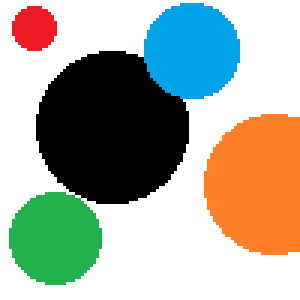
#> input picture c_04_curve_fitting/site_docs/ex4/circles.bmp, 100 x 100 px (shown 3 times larger)
$ jupyter execute --allow-errors ex4.ipynb
#> lines starting #> are read from the running program, lines starting #| are printed output that depends on the picture; after the words box and inside, x2 and y2 are one past the last pixel; in counts of white or black regions, pixels touching at a corner belong together
# EX4: Circle Hough transform
In the ex. we will implement step by step circle hough transform.
Follow the code and fill in the missing parts

[cell 1]
# to run in google colab
import sys
if 'google.colab' in sys.modules:
    import subprocess
    subprocess.call('apt-get install subversion'.split())
    subprocess.call('svn export https://github.com/YoniChechik/AI_is_Math/trunk/c_04_curve_fitting/ex4/circles.bmp'.split())
    subprocess.call('svn export https://github.com/YoniChechik/AI_is_Math/trunk/c_04_curve_fitting/ex4/coins.png'.split())

[cell 2]
from matplotlib import pyplot as plt
import cv2
import numpy as np

figsize = (10, 10)

## Import an image

[cell 3]
im3 = cv2.imread("circles.bmp")
#> im3 is the input picture: shape (100, 100, 3); mean B, G, R 158.2, 171, 167
im3 = cv2.cvtColor(im3, cv2.COLOR_BGR2RGB)

im = cv2.cvtColor(im3, cv2.COLOR_BGR2GRAY)
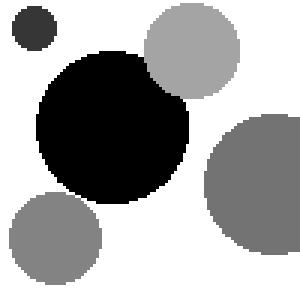
#> im: shape (100, 100) (shown 3 times larger); min 0, max 255, mean 166.7

plt.figure(figsize=figsize)
plt.imshow(im3, cmap='gray', vmin=0, vmax=255)
plt.title("original image")
plt.show()

## Find edges of an image using Canny

[cell 4]
# TODO: Canny edge detection of image
mag_im = []

plt.figure(figsize=figsize)
#> (the rest of this cell did not finish here and is left out)

## Initialize accumulation matrix

[cell 5]
# TODO: state parameters for accumulation matrix
# What parameters a circle accumulation matrix needs?
# Hint: very similar to what we did in line Hough transform
# If you need more clues, try assuming you already finished this part and continue with the ex.
# (6-8 lines- but all are similar to each other)
some_params_here = None

# TODO: init accumulation matrix (one line)
acc_mat = []

## Fill accumulation matrix

#> (a cell that did not finish here is left out)

[cell 7]
plt.figure(figsize=figsize)
#> (the rest of this cell did not finish here and is left out)

## Threshold accumulation matrix

[cell 8]
TH = 25
#> (the rest of this cell did not finish here and is left out)

## Min distance
This is a new feature that deals with noise in the accumulation matrix.
1. Search in the neighborhood of each above TH bin for other above TH bins
2. compare the two and delete the less important one

#> (a cell that did not finish here is left out)

[cell 10]
plt.figure(figsize=figsize)
#> (the rest of this cell did not finish here and is left out)

## Plot circles found by hough

#> (a cell that did not finish here is left out)

## Comparison to cv2.HoughCircles

[cell 12]
res = im3.copy()

# explanation can ve found here:
# https://docs.opencv.org/3.4/d4/d70/tutorial_hough_circle.html
circles = cv2.HoughCircles(im, cv2.HOUGH_GRADIENT, 1,
                           10, param1=100, param2=8, minRadius=5, maxRadius=30)
#> circles = [[63.5, 16.5, 16], [37.5, 41.5, 25.6], [90.5, 60.5, 23.6], [19.5, 78.5, 15.8], [10.5, 9.5, 7]]

for xyr in circles[0, :]:
    # draw the outer circle
    res = cv2.circle(res, (xyr[0], xyr[1]), xyr[2], (0, 255, 0), 1)
#> this loop made 5 passes
#> pass 1, `res = cv2.circle(res, (xyr[0], xyr[1]), xyr[2], (0, 255, 0), 1)`:
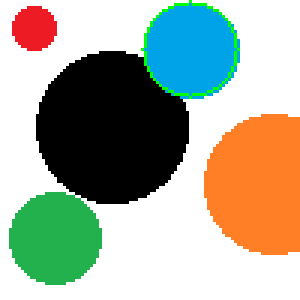
#> res: shape (100, 100, 3) (shown 3 times larger); mean R, G, B 166.6, 171.8, 156.2
#> pass 2, `res = cv2.circle(res, (xyr[0], xyr[1]), xyr[2], (0, 255, 0), 1)`:
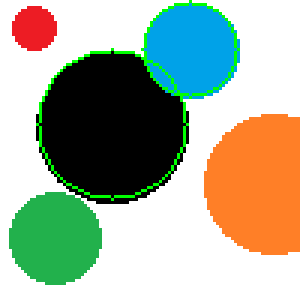
#> res: shape (100, 100, 3) (shown 3 times larger); 1.38% of pixels changed, all inside (x1, y1, x2, y2) = (12, 16, 63, 67)
#> pass 3, `res = cv2.circle(res, (xyr[0], xyr[1]), xyr[2], (0, 255, 0), 1)`:
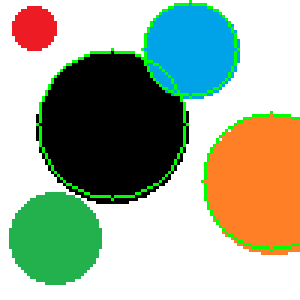
#> res: shape (100, 100, 3) (shown 3 times larger); 0.83% of pixels changed, all inside (x1, y1, x2, y2) = (67, 37, 100, 84)
#> after the loop:
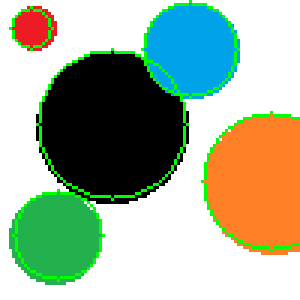
#> res: shape (100, 100, 3) (shown 3 times larger); 1.2% of pixels changed, all inside (x1, y1, x2, y2) = (3, 2, 35, 94)

plt.figure(figsize=figsize)
plt.imshow(res)
plt.title("final result- cv2.HoughCircles")
plt.show()

Now let's try something a bit more complex...
Let's identify coins!
in the image given below we want to detect each coin currency,
and we'll do it with cv2.HoughCircles!

[cell 13]
im3 = cv2.imread("coins.png")
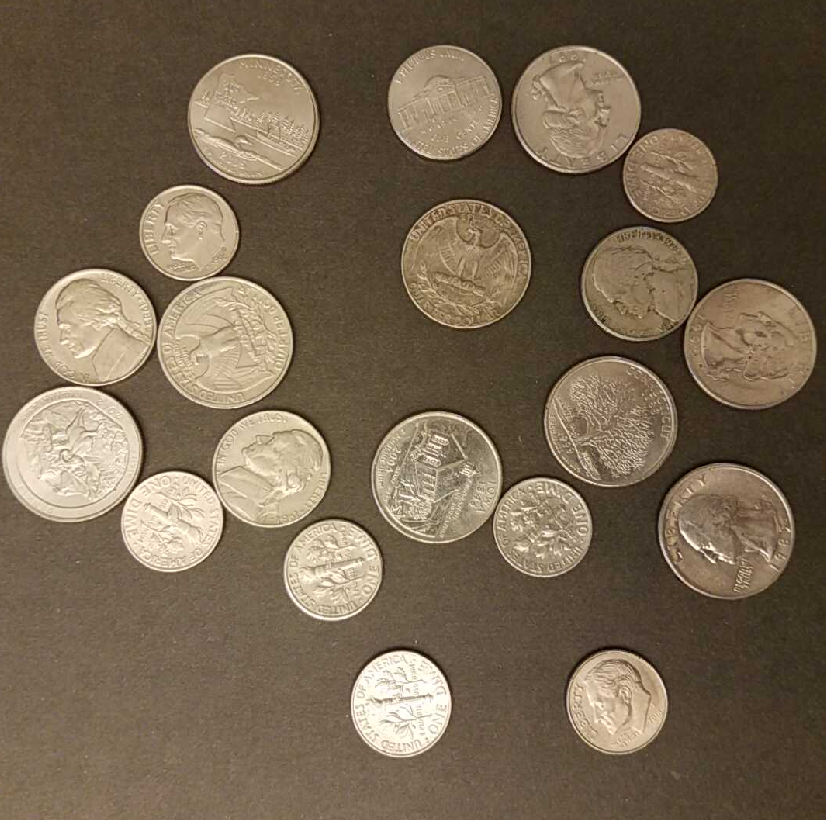
#> input picture c_04_curve_fitting/site_docs/ex4/coins.png, 826 x 820 px
#> im3 is the input picture: shape (820, 826, 3); mean B, G, R 79.4, 100.5, 116.9
im3 = cv2.cvtColor(im3, cv2.COLOR_BGR2RGB)
im = cv2.cvtColor(im3, cv2.COLOR_RGB2GRAY)
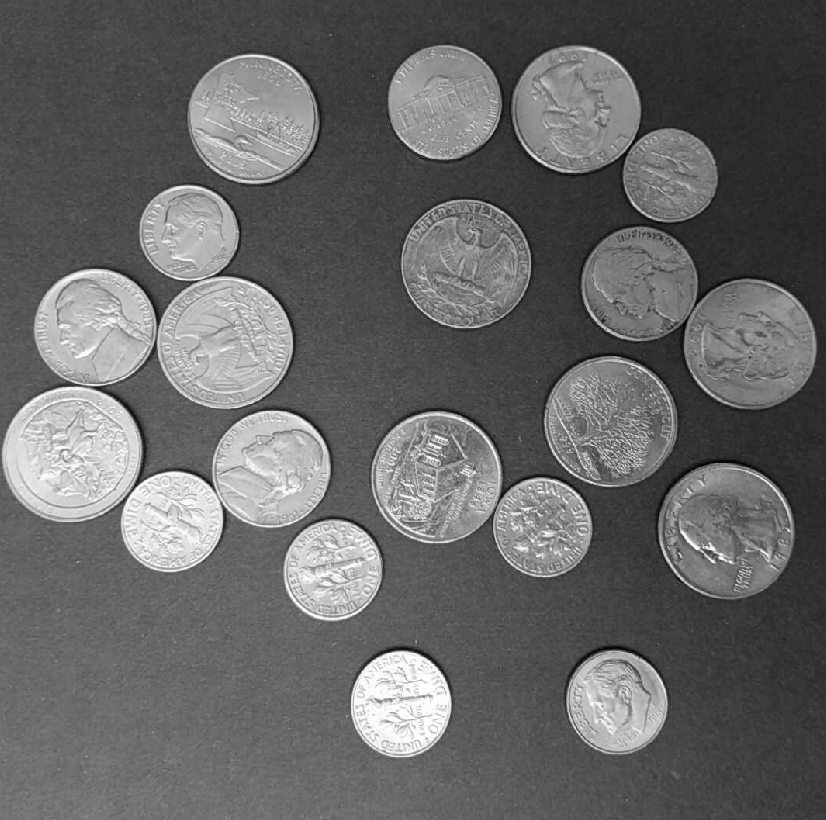
#> im: shape (820, 826); min 3, max 254, mean 103
res = im3.copy()

# TODO: fill in the best values possible
# to detect the right circle dimeter and place
acc_ratio = None
min_dist = None
canny_upper_th = None
acc_th = None
#> (the rest of this cell did not finish here and is left out)
